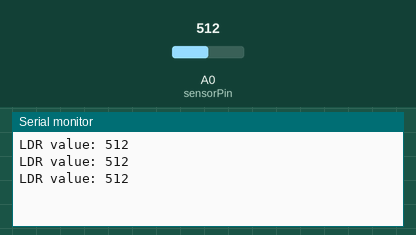
A sketch run on a simulated Arduino Uno, built with avr-gcc and run on an emulated ATmega328P. Parts: the last lines printed to the serial monitor. Inputs (shaded band) come from the test bench; at power-on: A0 (sensorPin) = 512.

Above: at 1.3 s.
1.4 s: A0 (sensorPin) set to 716
At 1.9 s:
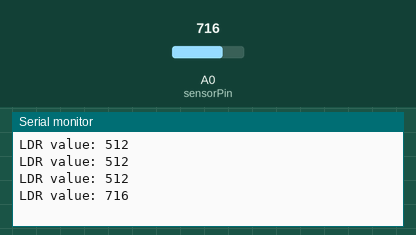
2.9 s: A0 (sensorPin) set to 900
At 3.4 s:
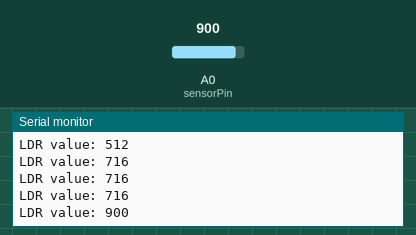
Timing chart, 0 to 5.9 s (numbered marks = the images above; inputs shaded):
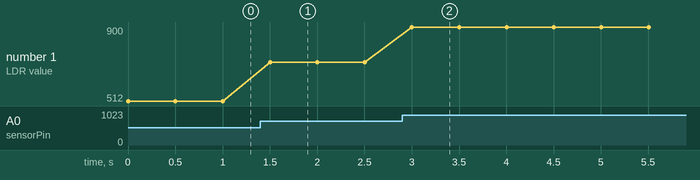

The sketch:

exp02a_ldr_sensor.ino
```cpp
/*
  Experiment 2 (a): Interfacing LDR with Arduino
  Wiring (voltage divider): 5V -> LDR -> A0 ; A0 -> 100K resistor -> GND
  Open Serial Monitor at 9600 baud. Bright light gives high values (about 800-1023),
  covering the LDR gives low values.
*/
int sensorPin = A0;
int sensorValue = 0;

void setup() {
  Serial.begin(9600);
}

void loop() {
  sensorValue = analogRead(sensorPin);   // 0 - 1023
  Serial.print("LDR value: ");
  Serial.println(sensorValue);
  delay(500);
}
```

Measured:
- after the input at 1.4 s, the serial monitor: prints a new line after 0.10 s (image 1)
- after the input at 2.9 s, the serial monitor: prints a new line after 0.10 s (image 2)
- plotted number 1: 512 → 716 after the input at 1.4 s, 716 → 900 after the input at 2.9 s
